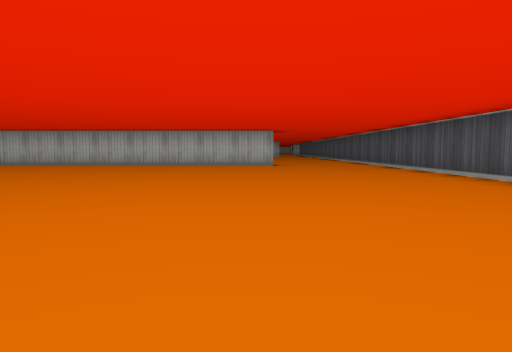
view 1 (above)

20 first-person views from a walk through a cub3D level. The camera is about half as high as the walls, tilts 4° down and sees 70° across. The floor is counted in squares. Each view is taken from the middle of a square. On the plan, view 1 faces up. The plan holds only what a view shows up to about 9 squares ahead; the rest is blank.

view 2
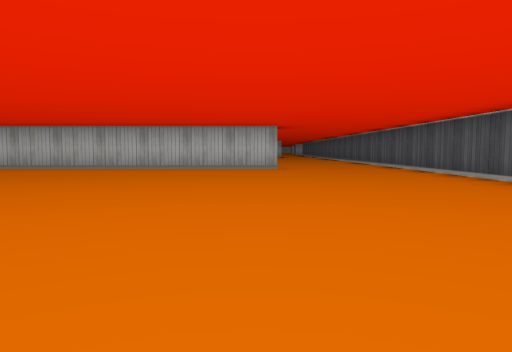

view 3
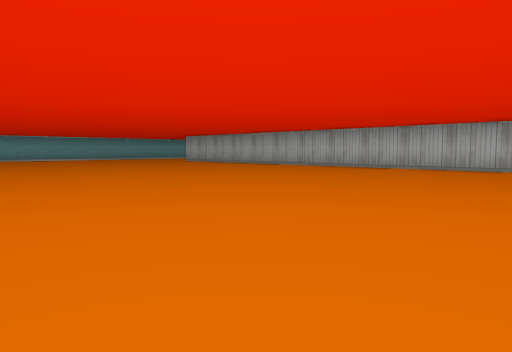

view 4
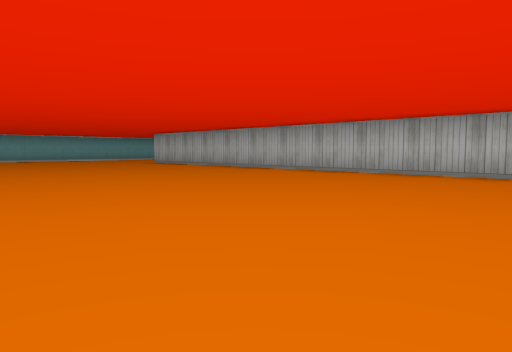

view 5
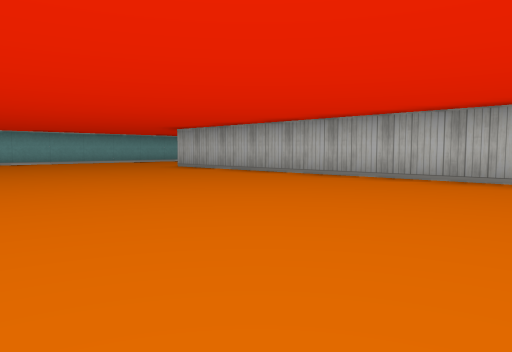

view 6
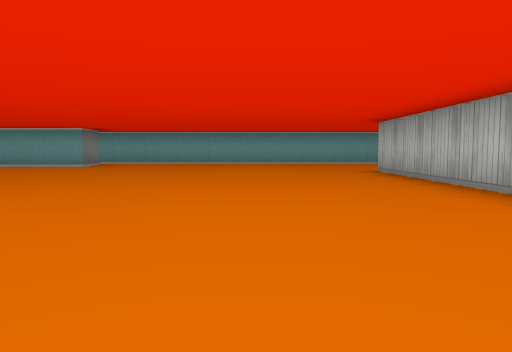

view 7
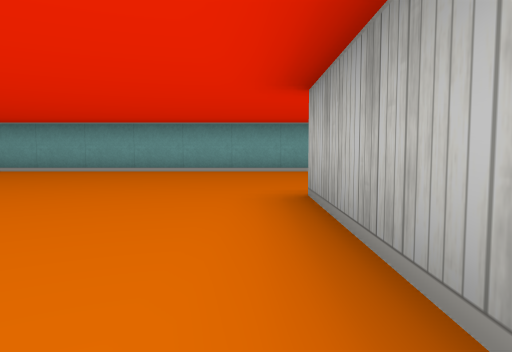

view 8
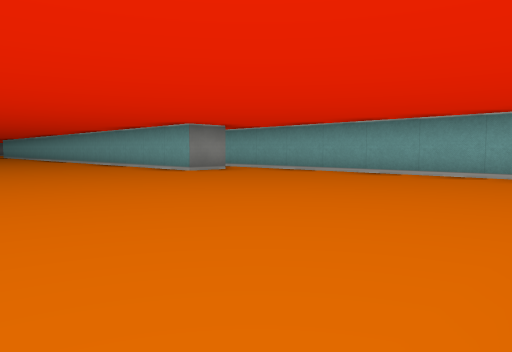

view 9
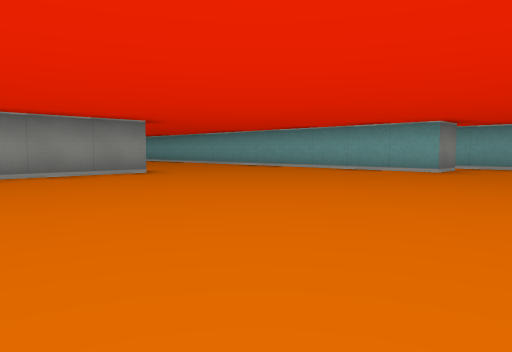

view 10
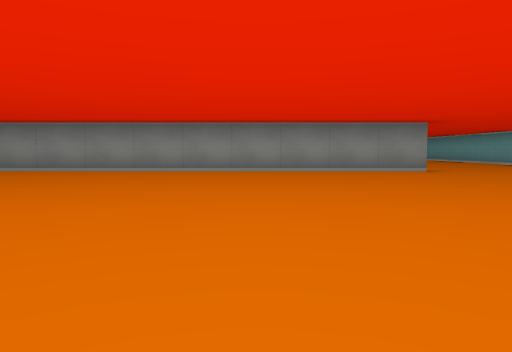

view 11
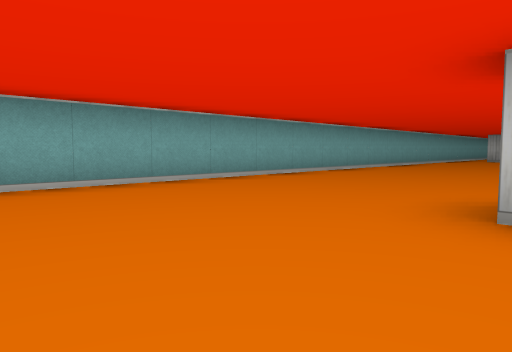

view 12
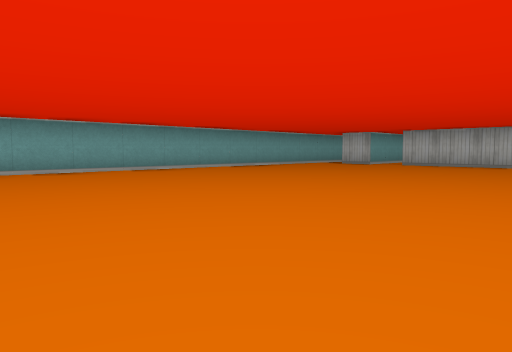

view 13
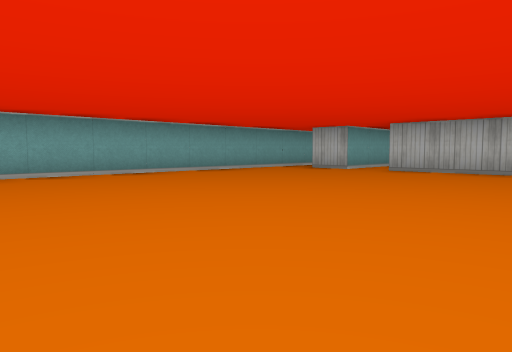

view 14
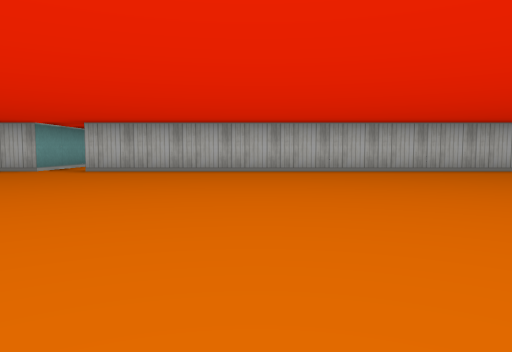

view 15
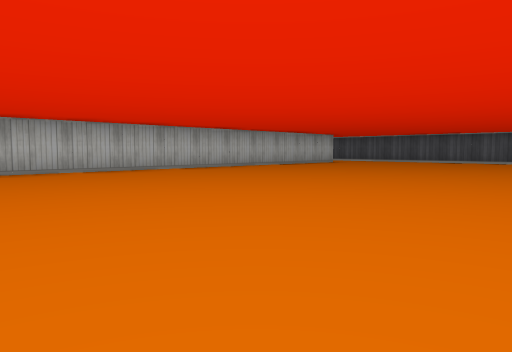

view 16
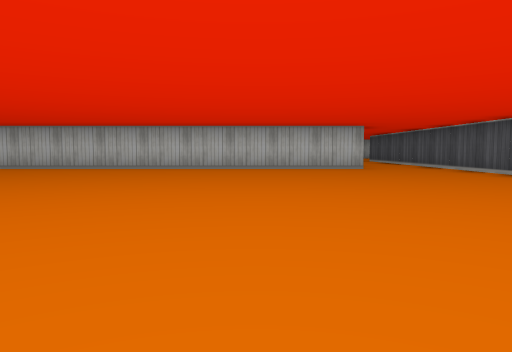

view 17
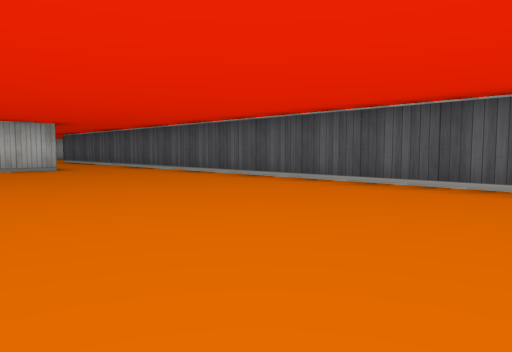

view 18
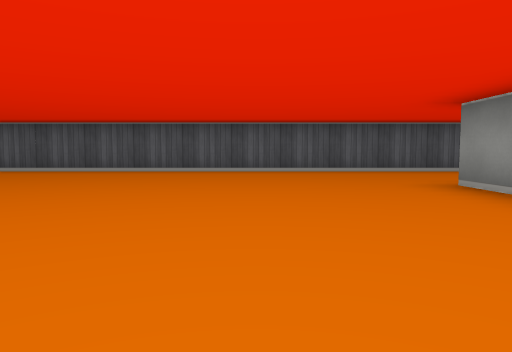

view 19
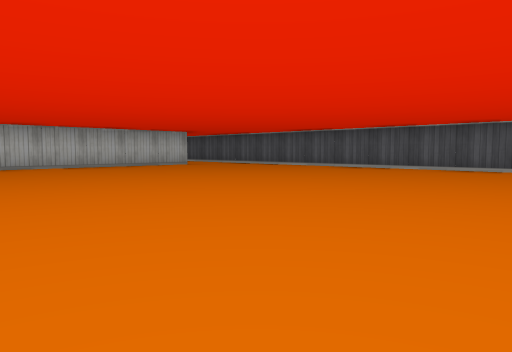

view 20
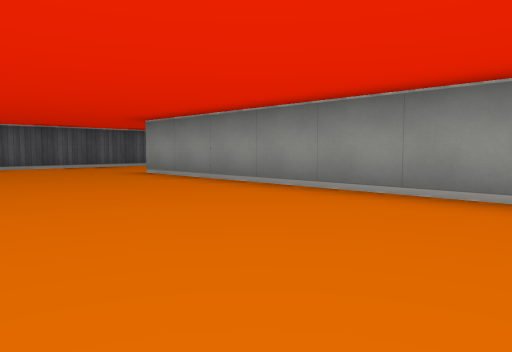

### Floor plan
Points are (right, up) in squares from view 1. A wall is a line through its corners. A room is listed if a view was taken in it or the views show most of it. See-through windows are left out.
Room 1 (views 1, 2, 3, 4, 5, 6, 7, 8, 9, 10, 11)
walls: (-9.6, -0.5) (-1.8, -0.5); (0.5, 10.5) (-12.5, 10.5); (3.5, 5) (3.5, 11.4); (-15.5, 3.5) (-14.5, 3.5) (-14.5, 0.6); (-16.5, 12.5) (-16.5, 3.1)
ways out: opening at (-13.5, 12.8) to room 2; opening at (2, 12) to room 2; opening at (-12.1, 1.3); opening at (2, 1.6)
Room 2 (views 12, 13, 14, 15, 16, 17, 18, 19, 20)
walls: (-5.5, 11.5) (0.5, 11.5); (-14.5, 25.1) (-14.5, 23.5) (-15.4, 23.5); (1.6, 23.5) (-13.5, 23.5); (-16.5, 22.4) (-16.5, 12.5); (3.5, 11.4) (3.5, 24.1)
ways out: opening at (-13.5, 12.8) to room 1; opening at (2, 12) to room 1; opening at (-14, 24.5); opening at (2.5, 24.5)

Where each view was taken, in squares from view 1:
view 1: 0 up, 0 right, facing up
view 2: 2 up, 0 right, facing up
view 3: 2 up, 0 right, facing up-left
view 4: 4 up, 1 left, facing up-left
view 5: 5 up, 4 left, facing up-left
view 6: 8 up, 5 left, facing left
view 7: 10 up, 9 left, facing left
view 8: 10 up, 10 left, facing down-left
view 9: 6 up, 7 left, facing down-left
view 10: 7 up, 7 left, facing down
view 11: 8 up, 12 left, facing up-left
view 12: 13 up, 9 left, facing up-left
view 13: 16 up, 10 left, facing up-left
view 14: 16 up, 10 left, facing up
view 15: 16 up, 10 left, facing up-right
view 16: 15 up, 1 left, facing up
view 17: 15 up, 1 left, facing up-right
view 18: 14 up, 4 left, facing right
view 19: 14 up, 5 left, facing up-right
view 20: 15 up, 6 left, facing down-right
